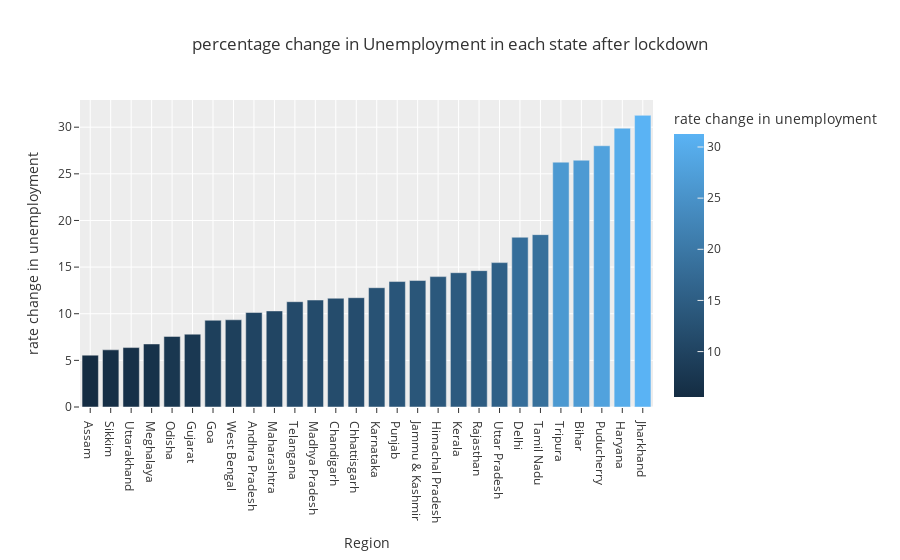

This figure's notebook cell:
### Code cell
# percentage change in unemployment after lockdown

fig = px.bar(plot_per, x='Region',y='rate change in unemployment',color='rate change in unemployment',
            title='percentage change in Unemployment in each state after lockdown',template='ggplot2')
fig.show()

### Figure 1 — Plotly figure (JSON) as saved in the notebook; plotly's stock layout.template omitted (floating-point values rounded to 4 significant figures)
{"data": [{"alignmentgroup": "True", "hovertemplate": "Region=%{x}<br>rate change in unemployment=%{marker.color}<extra></extra>", "legendgroup": "", "marker": {"color": [5.56, 6.13, 6.37, 6.76, 7.57, 7.81, 9.3, 9.35, 10.13, 10.3, 11.29, 11.47, 11.66, 11.72, 12.79, 13.45, 13.56, 13.98, 14.4, 14.62, 15.48, 18.2, 18.48, 26.25, 26.46, 28.01, 29.89, 31.27], "coloraxis": "coloraxis", "pattern": {"shape": ""}}, "name": "", "offsetgroup": "", "orientation": "v", "showlegend": false, "textposition": "auto", "type": "bar", "x": ["Assam", "Sikkim", "Uttarakhand", "Meghalaya", "Odisha", "Gujarat", "Goa", "West Bengal", "Andhra Pradesh", "Maharashtra", "Telangana", "Madhya Pradesh", "Chandigarh", "Chhattisgarh", "Karnataka", "Punjab", "Jammu & Kashmir", "Himachal Pradesh", "Kerala", "Rajasthan", "Uttar Pradesh", "Delhi", "Tamil Nadu", "Tripura", "Bihar", "Puducherry", "Haryana", "Jharkhand"], "xaxis": "x", "y": [5.56, 6.13, 6.37, 6.76, 7.57, 7.81, 9.3, 9.35, 10.13, 10.3, 11.29, 11.47, 11.66, 11.72, 12.79, 13.45, 13.56, 13.98, 14.4, 14.62, 15.48, 18.2, 18.48, 26.25, 26.46, 28.01, 29.89, 31.27], "yaxis": "y"}], "layout": {"barmode": "relative", "coloraxis": {"colorbar": {"title": {"text": "rate change in unemployment"}}, "colorscale": [[0, "rgb(20,44,66)"], [1, "rgb(90,179,244)"]]}, "legend": {"tracegroupgap": 0}, "title": {"text": "percentage change in Unemployment in each state after lockdown"}, "xaxis": {"anchor": "y", "domain": [0, 1], "title": {"text": "Region"}}, "yaxis": {"anchor": "x", "domain": [0, 1], "title": {"text": "rate change in unemployment"}}}}
